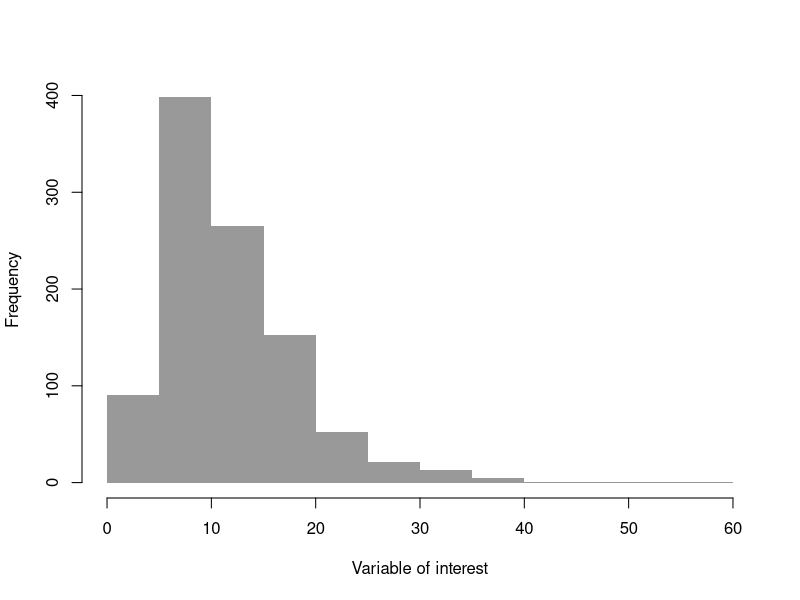
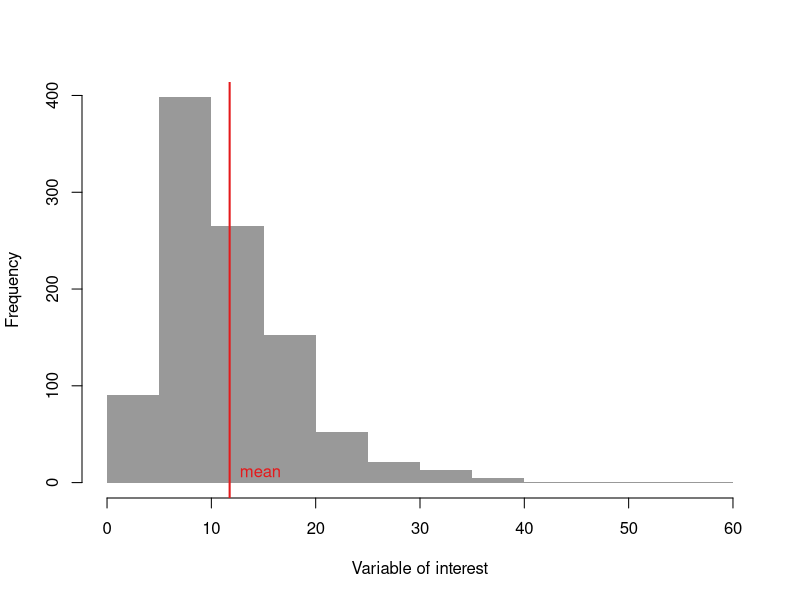
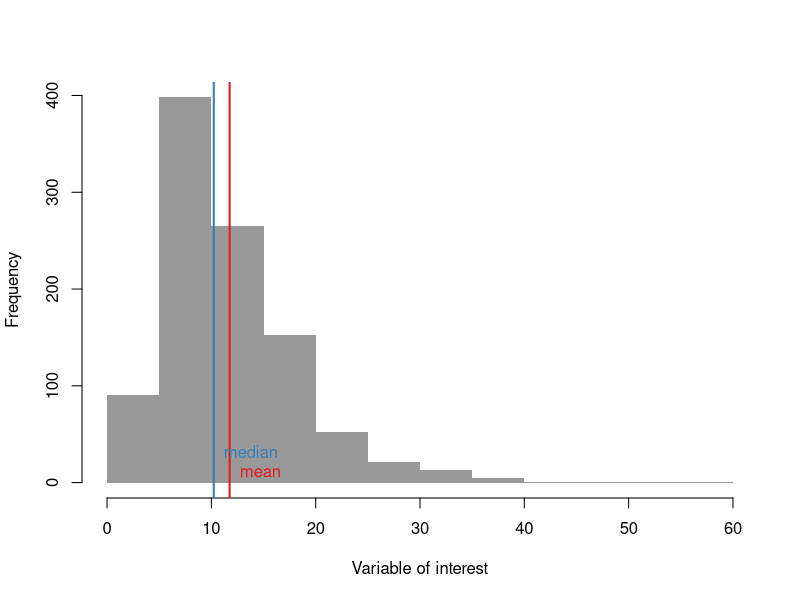
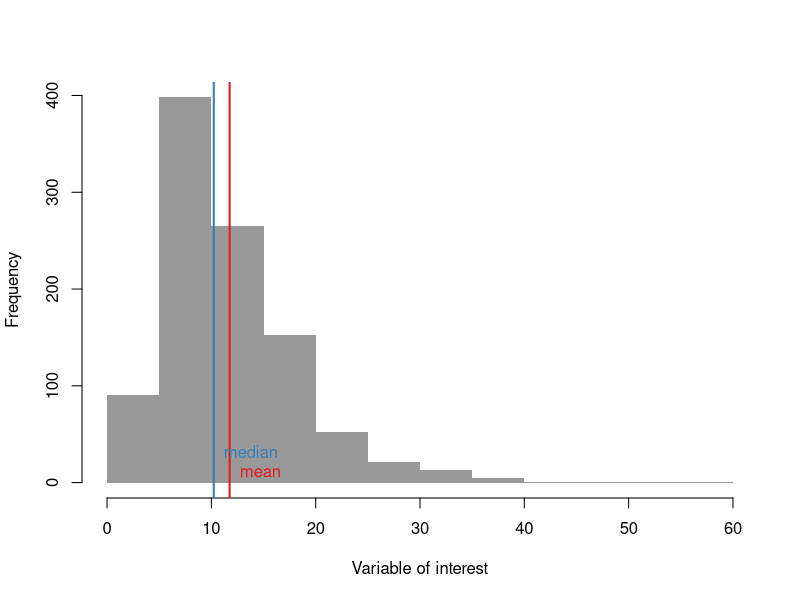
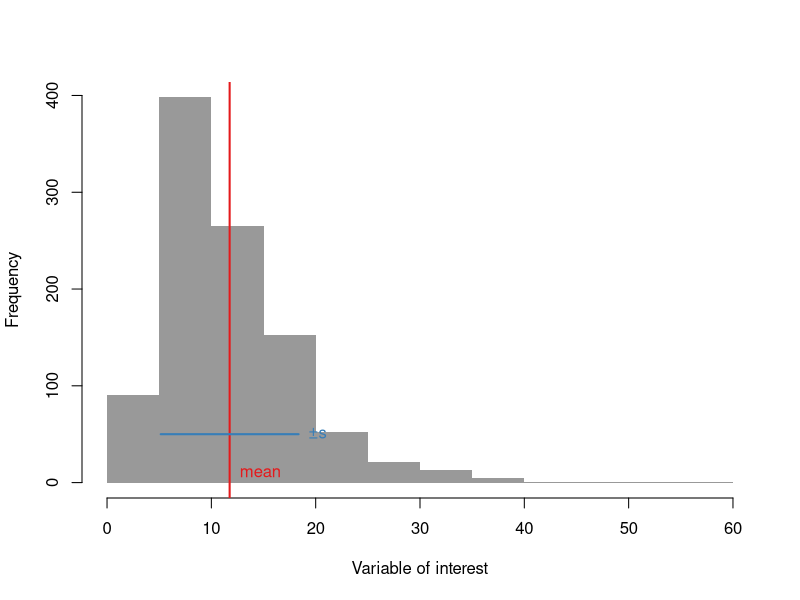
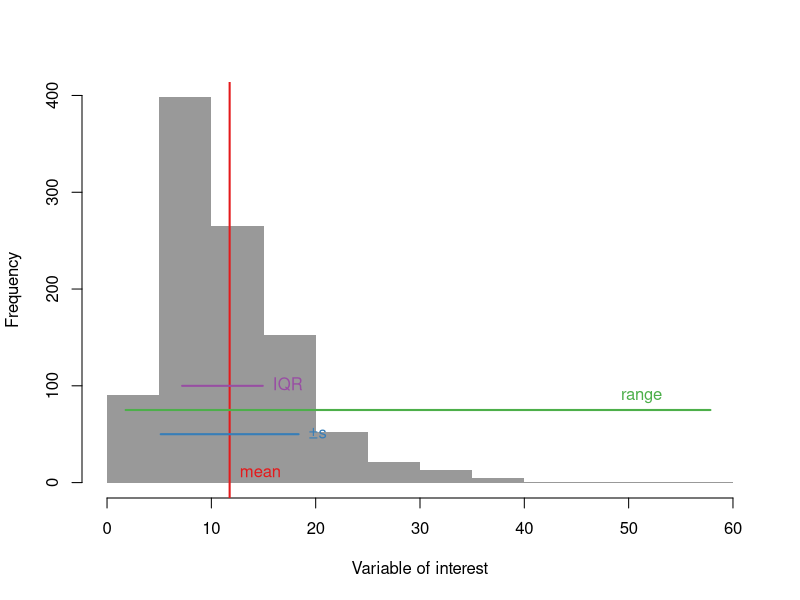
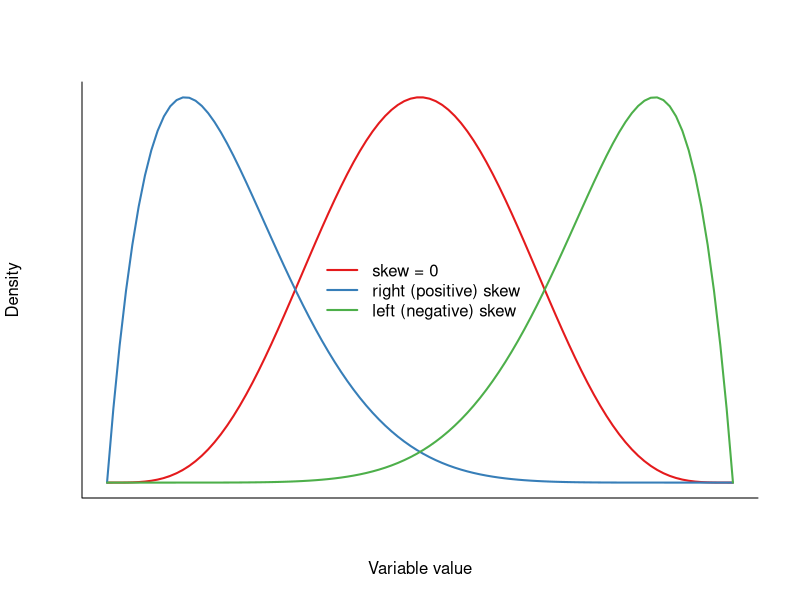
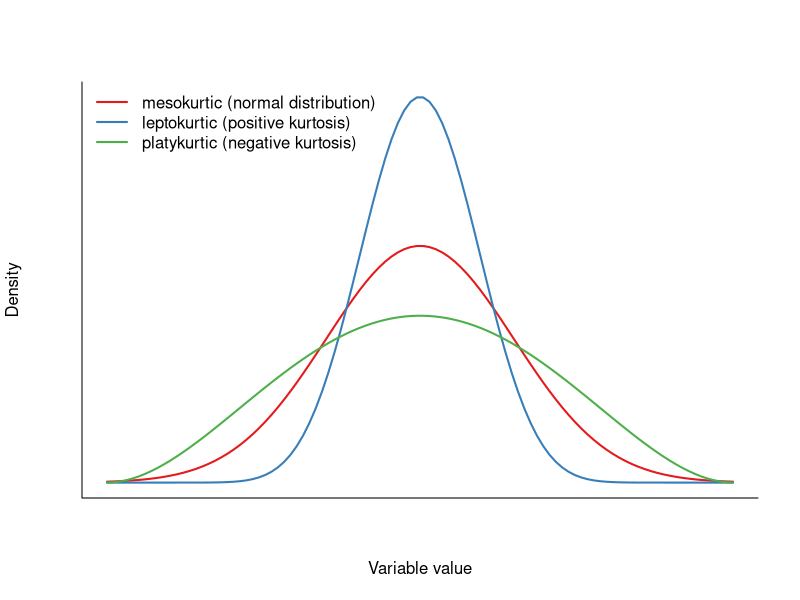

Here is the R script that generated these plots, in order:
## ---- chunk 1
# knitr::opts_chunk$set(echo = FALSE)
knitr::opts_chunk$set(fig.width=6.5, fig.height=6.5, collapse = TRUE, comment = "##", dev="png")
#knitr::opts_chunk$set(tidy.opts=list(width.cutoff=60),tidy=TRUE)
library(RColorBrewer)
cols = brewer.pal(8, "Set1")

library(knitr)
library(kableExtra)

## ---- chunk 2
x = rlnorm(1000, log(10), 0.5)
pl1 = 'hist(x, xlab="Variable of interest", col="#999999", border=NA, main="", breaks=20)'
eval(parse(text=pl1))
## ---- chunk 3
lwd=2
pl1 = paste(pl1, "abline(v=mean(x), col=cols[1], lwd=lwd)", "text(mean(x), 10, 'mean', col=cols[1], pos=4)", sep=';')
eval(parse(text=pl1))
## ---- chunk 4
mean(x)
## ---- chunk 5
pl2 = paste(pl1, "abline(v=median(x), col=cols[2], lwd=lwd)", "text(median(x), 30, 'median', col=cols[2], pos=4)", sep=';')
eval(parse(text=pl2))
## ---- chunk 6
median(x)

## mode
mode(x) ## wrong!
## we can use the histogram function to approximate the sample mode
## changing the number of breaks will have a large impact on the results
x_hist = hist(x, breaks = 20, plot = FALSE)
x_hist$mids[which.max(x_hist$density)]

## ---- chunk 7
pl2 = paste(pl1, "abline(v=median(x), col=cols[2], lwd=lwd)", "text(median(x), 30, 'median', col=cols[2], pos=4)", sep=';')
eval(parse(text=pl2))
## ---- chunk 8
c(min(x), max(x))
range(x)

quantile(x, 0.4)

## Centre the variable
## note! arithmetic operators like `-` are vectorized!
x_ctr = x - mean(x)
mean(x_ctr)

## ---- chunk 9

pl3 = paste(pl1, "lines(c(-sd(x), sd(x)) + mean(x), c(50, 50), col=cols[2], lwd=lwd)", 
            "text(sd(x) + mean(x), 50, '±s', col=cols[2], pos=4)", sep=';')
eval(parse(text=pl3))
## ---- chunk 10
# Population variance -- biased if x is a sample!
sum((x-mean(x))^2)/length(x)

# These R functions always produce the sample variance and sd
var(x)
sd(x)


## ---- chunk 11

pl4 = paste(pl3, "lines(c(min(x), max(x)), c(75, 75), col=cols[3], lwd=lwd)", 
            "text(max(x) - sd(x), 75, 'range', col=cols[3], pos=3)", 
            "lines(c(quantile(x, 0.25), quantile(x, 0.75)), c(100, 100), col=cols[4], lwd=lwd)", 
            "text(quantile(x, 0.75), 100, 'IQR', col=cols[4], pos=4)", sep=';')
eval(parse(text=pl4))
## ---- chunk 12
# the range function gives you the min and max
## Take the difference to get the statistical range
diff(range(x))
max(x) - min(x)

IQR(x)
quantile(x, 0.75) - quantile(x, 0.25)

# coefficient of variation can be done manually
sd(x)/mean(x)


## ---- chunk 13
xx = seq(0, 1, length.out=100)
y1 = dbeta(xx, 2, 8)
y2 = dbeta(xx, 8, 2)
y3 = dbeta(xx, 5, 5)
y1 = y1/max(y1)
y2 = y2/max(y2)
y3 = y3/max(y3)

plot(xx, y3, type='l', col=cols[1], xaxt='n', yaxt='n', ylab="Density", lwd=2, xlab="Variable value", bty='l')
lines(xx, y1, type='l', col=cols[2], lwd=2)
lines(xx, y2, type='l', col=cols[3], lwd=2)
legend("center", legend = c("skew = 0", "right (positive) skew", "left (negative) skew"), lwd=2, bty='n', col=cols[1:3])

## ---- chunk 14
y1 = dnorm(xx, 0.5, 0.15)
y2 = dbeta(xx, 15, 15)
y3 = dbeta(xx, 3, 3)
# y1 = y1/max(y1)
# y2 = y2/max(y2)
# y3 = y3/max(y3)

plot(xx, y1, type='l', col=cols[1], xaxt='n', yaxt='n', ylab="Density", lwd=2, xlab="Variable value", bty='l', ylim=c(0, max(y2)))
lines(xx, y2, type='l', col=cols[2], lwd=2)
lines(xx, y3, type='l', col=cols[3], lwd=2)
legend("topleft", legend = c("mesokurtic (normal distribution)", 
                            "leptokurtic (positive kurtosis)", 
                            "platykurtic (negative kurtosis)"), lwd=2, bty='n', col=cols[1:3])

## ---- chunk 15
data(iris)

## subset the data by a single species
iris_setosa = subset(iris, Species == "setosa")

## change the bin width and the title
hist(iris_setosa$Sepal.Length, breaks=20, col="gray", main="Histogram of setosa sepal length")
## ---- chunk 16
boxplot(Sepal.Length ~ Species, data = iris, boxwex=0.4)
## ---- chunk 17
boxplot(Sepal.Length ~ Species, data = iris, boxwex=0.4)
rng = range(iris$Sepal.Length[iris$Species == "setosa"])
lines(c(0.75, 0.75), rng, col=cols[1])
text(0.75, rng[2], "range", col=cols[1], pos=2)

iqr = quantile(iris$Sepal.Length[iris$Species == "versicolor"], c(0.25, 0.75))
lines(c(1.75, 1.75), iqr, col=cols[2])
text(1.75, rng[2], "IQR", col=cols[2], pos=2)
text(2.25, rng[2], "median", col=cols[3], pos=2)

text(3, min(iris$Sepal.Length[iris$Species == "virginica"]), 
     "outliers\n x < quartile(x, 0.25) - 1.5*IQR(x)\n x > quartile(x, 0.75) + 1.5*IQR(x)", 
     pos=1, col=cols[4], cex=0.7)
## ---- chunk 18
## bad!
col_means = c(
  mean(iris[,1]),
  mean(iris[,2]),
  mean(iris[,3]),
  mean(iris[,1]),  # it's easy to introduce mistakes this way!
  mean(iris[,5]))
## ---- chunk 19
kable(matrix(col_means, nrow=1, dimnames=list(NULL, colnames(iris))), digits=3)
## ---- chunk 20
col_means = sapply(iris, mean) # apply the function mean to each variable in iris
col_means
## ---- chunk 21
kable(col_means)
## ---- chunk 22
# we use only the first four columns, because these functions throw an error with non-numeric data
sapply(iris[,1:4], range)
## ---- chunk 23
kable_styling(kable(sapply(iris[,1:4], range)), font_size = 14)
## ---- chunk 24
sapply(iris[,1:4], quantile, c(0.25, 0.5, 0.75))
## ---- chunk 25
kable_styling(kable(sapply(iris[,1:4], quantile, c(0.25, 0.5, 0.75))), font_size = 14)
## ---- chunk 26
tapply(iris$Sepal.Length, iris$Species, mean)
## ---- chunk 27
# this runs tapply on each of the four variables in iris
# it uses the Species variable to tabulate, then runs the mean function on each slice
mean_by_species = sapply(iris[,1:4], tapply, iris$Species, mean)
mean_by_species
## ---- chunk 28
kable(mean_by_species)
## ---- chunk 29
position = 0
for(i in 1:100) {
  coin_flip = sample(c("heads", "tails"), 1)
  if(coin_flip == "heads") {
    position = position + 0.5
  } else {
    position = position - 0.5
  }
}
position
## ---- chunk 30
set.seed(123)
## ---- chunk 31
positions = rep(0, 2500)
for(i in 1:500) {
  coin_flips = sample(c("heads", "tails"), length(positions), replace = TRUE)
  positions = positions + ifelse(coin_flips == "heads", 0.5, -0.5)
}

## ---- chunk 32
hist(positions, breaks=40, col="gray", main="")
## ---- chunk 33
hist(positions, breaks=40, col="gray", main = "", freq=FALSE)
## ---- chunk 34
hist(positions, breaks=40, col="gray", main = "", freq=FALSE)
lines(density(positions, adjust=1.5), col='red', lwd=2)
## ---- chunk 35
hist(positions, breaks=40, col="gray", main = "", freq=FALSE)
lines(density(positions, adjust=1.5), col='red', lwd=2)
mu = mean(positions)
sig = sd(positions)
x_norm = seq(min(positions), max(positions), length.out = 400)
y_norm = dnorm(x_norm, mu, sig)
lines(x_norm, y_norm, lwd=2, col='blue')
legend("topright", legend=c(paste("sample mean =", round(mu, 2)), 
                            paste("sample sd =", round(sig, 2))), lwd=0, bty='n')
## ---- chunk 36
plot(seq(-30,0,by=.1),dnorm(seq(-30,0,by=.1),mean=-15,sd=3),type="l",bty="n",xlim=c(-20,20),ylim=c(0,0.7),xlab="",ylab="density")
lines(seq(-5,5,by=.1),dnorm(seq(-5,5,by=.1)))
lines(seq(10,20,by=.1),dnorm(seq(10,20,by=.1),mean=15,sd=.6))
text(-15,0.2,"A",cex=1.5); text(0,0.55,"scale(A)=scale(B)",cex=1.5); text(12,0.3,"B",cex=1.5)
## ---- chunk 37
hist(positions, breaks=40, col="gray", main = "", freq=FALSE)
lines(x_norm, y_norm, lwd=2, col='blue')
legend("topright", legend=c(paste("sample mean =", round(mu, 2)), 
                            paste("sample sd =", round(sig, 2))), lwd=0, bty='n')
## ---- chunk 38
plot(0,0, xlim=range(x_norm), ylim=range(y_norm), xlab = "X", ylab = "Probability Density", bty="n", type='n')
x_poly = seq(mu-sig, mu+sig, length.out=200)
y_poly = dnorm(x_poly, mean(positions), sd(positions))
x_poly = c(x_poly, rev(x_poly))
y_poly = c(y_poly, rep(0, length(y_poly)))
polygon(x_poly, y_poly, col=cols[2])
lines(x_norm, y_norm, lwd=2, col='blue')
text(mu+c(sig, -sig), dnorm(mu+c(sig, -sig), mu, sig), c(expression(mu+sigma), expression(mu-sigma)), pos = c(4,2))

legend("topright", legend=c(paste("sample mean =", round(mu, 2)), 
                            paste("sample sd =", round(sig, 2)),
                            paste("area under curve =", round(diff(pnorm(mu+c(-sig, sig), mu, sig)), 4))), lwd=0, bty='n')
## ---- chunk 39
plot(0,0, xlim=range(x_norm), ylim=range(y_norm), xlab = "X", ylab = "Probability Density", bty="n", type='n')
x_poly = seq(mu-1.96*sig, mu+1.96*sig, length.out=200)
y_poly = dnorm(x_poly, mean(positions), sd(positions))
x_poly = c(x_poly, rev(x_poly))
y_poly = c(y_poly, rep(0, length(y_poly)))
polygon(x_poly, y_poly, col=cols[2])
lines(x_norm, y_norm, lwd=2, col='blue')
text(mu+c(1.96*sig, -1.96*sig), dnorm(mu+c(1.96*sig, -1.96*sig), mu, sig), 
     c(expression(mu+1.96*sigma), expression(mu-1.96*sigma)), pos = c(4,2))

legend("topright", legend=c(paste("sample mean =", round(mu, 2)), 
                            paste("sample sd =", round(sig, 2)),
                            paste("area under curve =", round(diff(pnorm(mu+c(-1.96*sig, 1.96*sig), mu, sig)), 4))), lwd=0, bty='n')
## ---- chunk 40
plot(0,0, xlim=range(x_norm), ylim=c(0,1), xlab = "X", ylab = "Cumulative Probability", bty="n", type='n')
lines(x_norm, pnorm(x_norm, mu, sig), lwd=2, col='red')
## ---- chunk 41
plot(0,0, xlim=range(x_norm), ylim=range(y_norm), xlab = "X", ylab = "Probability Density", bty="n", type='n')
x_poly = seq(-50, mu-1.96*sig, length.out=100)
y_poly = dnorm(x_poly, mean(positions), sd(positions))
x_poly = c(x_poly, rev(x_poly))
y_poly = c(y_poly, rep(0, length(y_poly)))
polygon(x_poly, y_poly, col=cols[2])
lines(x_norm, y_norm, lwd=2, col='blue')
text(mu+-1.96*sig, dnorm(mu-1.96*sig, mu, sig), expression(mu-1.96*sigma), pos = 4)

legend("topright", legend=c(paste("sample mean =", round(mu, 2)), 
                            paste("sample sd =", round(sig, 2)),
                            paste("area under curve =", round(pnorm(mu-1.96*sig, mu, sig), 4))), lwd=0, bty='n')
## ---- chunk 42
dnorm(x = 3, mean = 0, sd = 1)
## ---- chunk 43
pnorm(q = 3, mean = 0, sd = 1)
## ---- chunk 44
qnorm(p = 0.025, mean = 0, sd = 1)
## ---- chunk 45
rnorm(n = 10, mean= 0, sd = 1)
